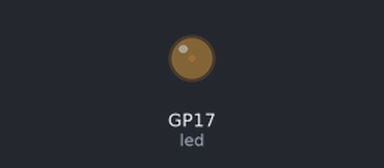
The program below on a simulated Raspberry Pi Pico running MicroPython. On the bench: output pins drawn as LEDs (lit = HIGH). At 11.9 s the program stops and its outputs stay as they are.

Above: at 0.05 s.
At 1.8 s:
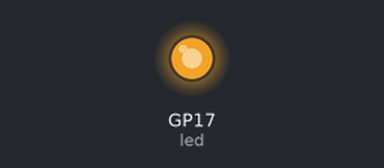
At 2.65 s:
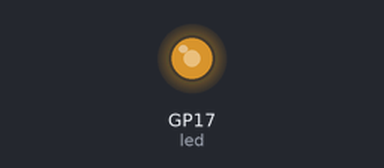
At 3.55 s:
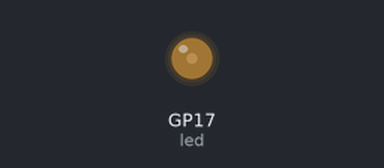
Timing chart, 0 to 9.1 s (numbered marks = the images above):
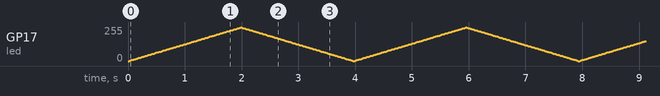

The program:

picoExternalLed.py
```python
from picozero import LED
from time import sleep

led = LED(17)
brightness = 0
i = 3
led.on()

while i > 0:
    led.brightness = brightness
    for j in range(1,100):
        sleep(0.02)
        brightness += 0.01
        led.brightness = brightness

    for j in range(1,100):
        sleep(0.02)
        brightness -= 0.01
        led.brightness = brightness
    i -= 1
led.off()
```
